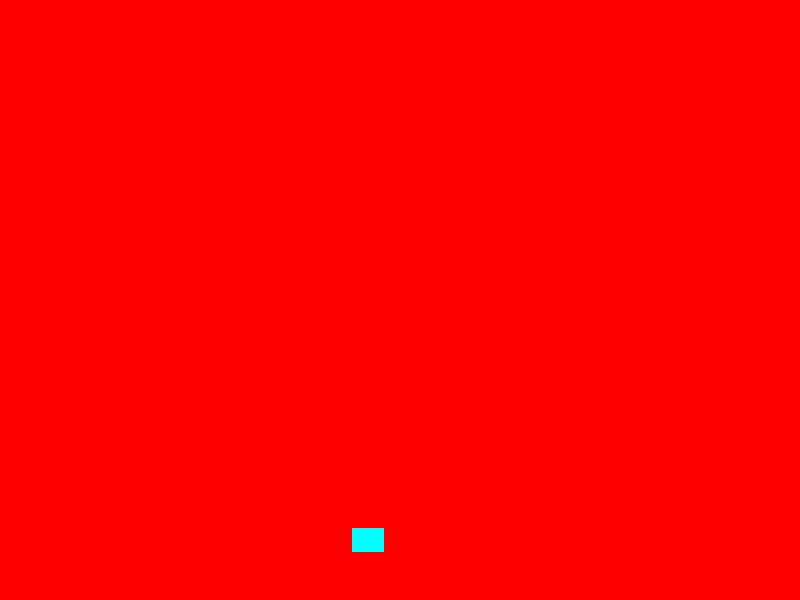
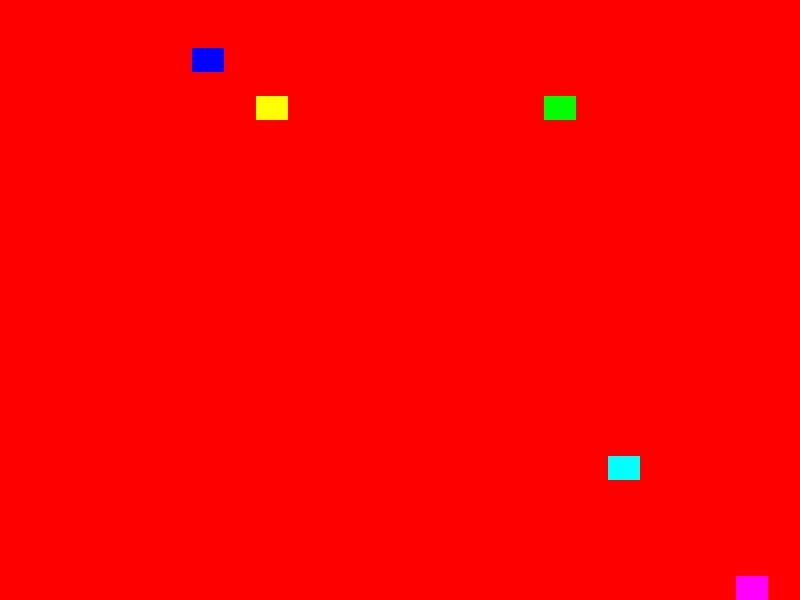
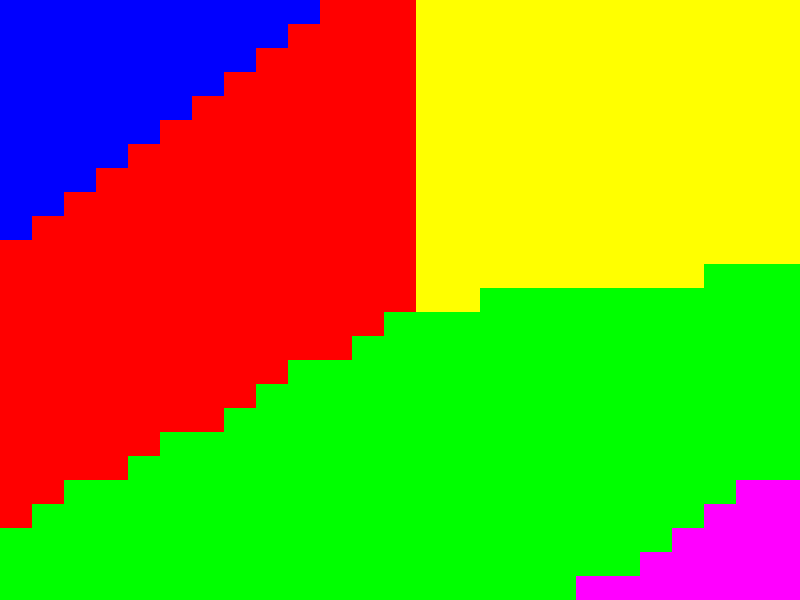
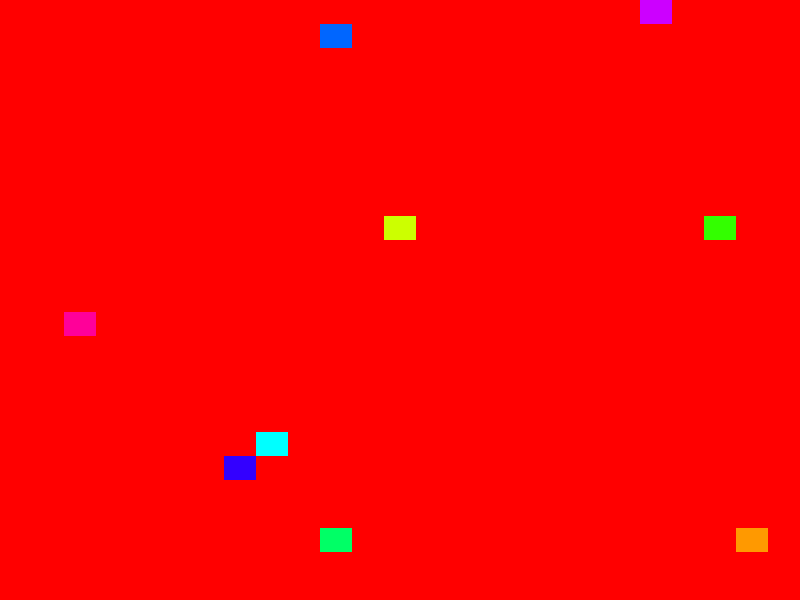
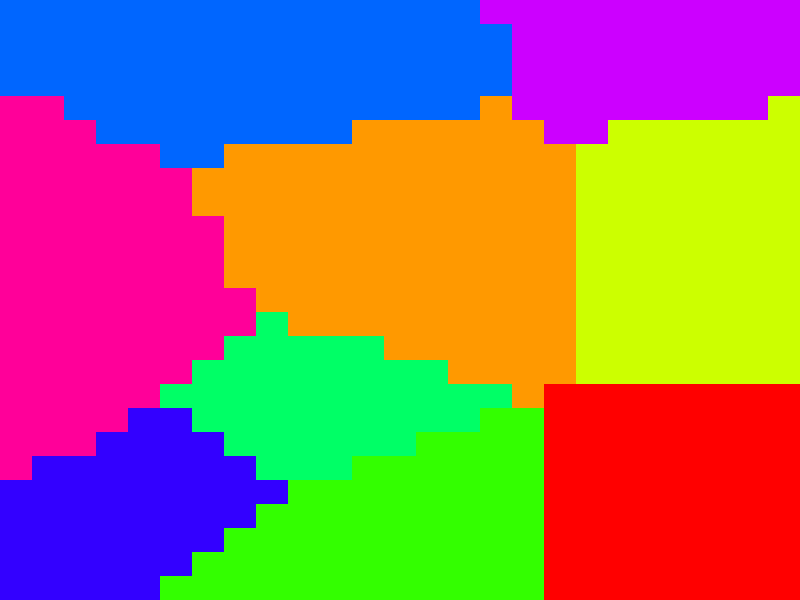
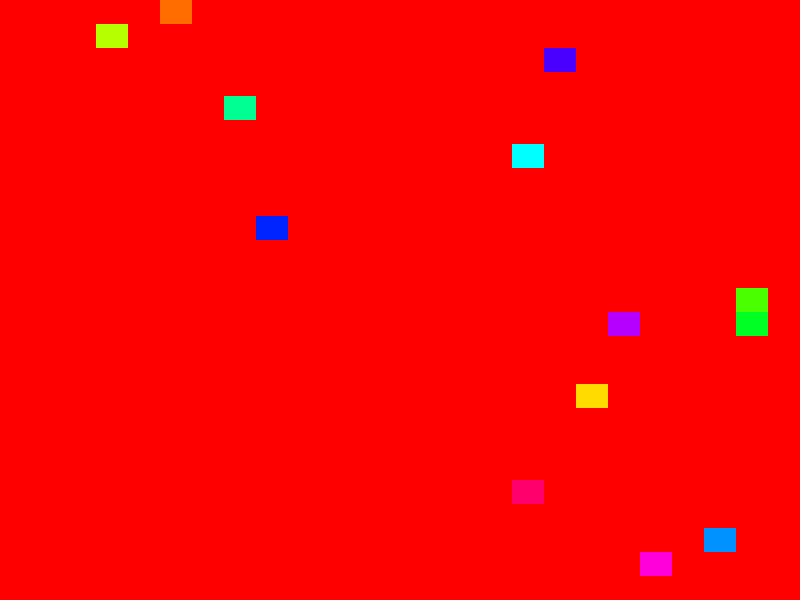
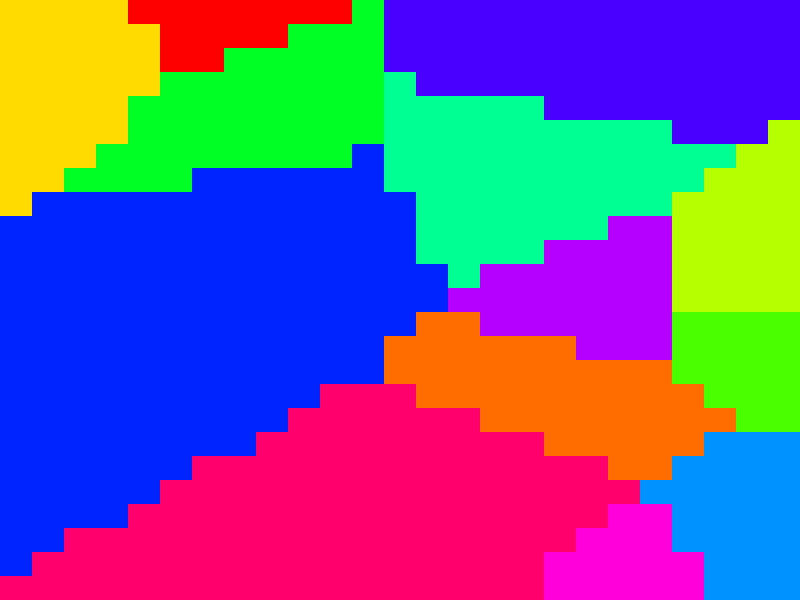
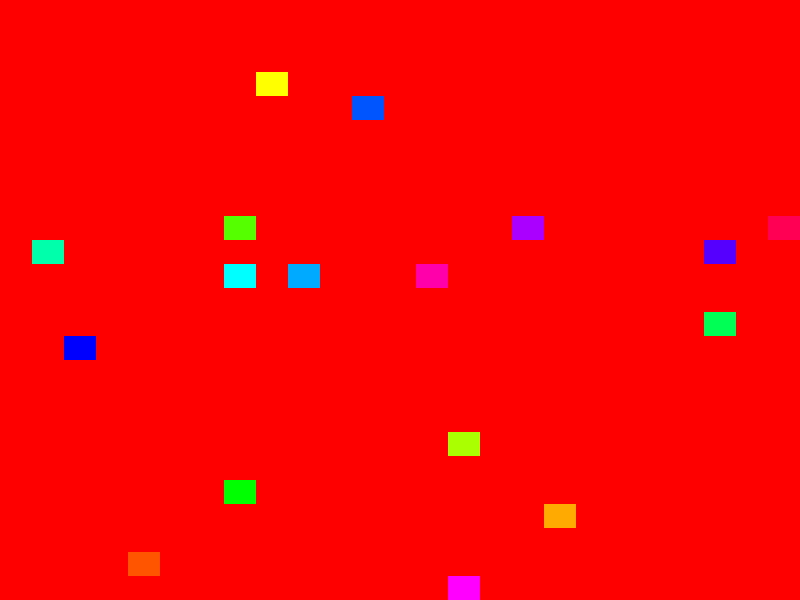

The R script that drew these images, in order:
n <-  25
numsem <- seq(1, 25, 4)

for (k in numsem) {
  zona <- matrix(rep(0, n * n), nrow = n, ncol = n)
  x <- rep(0, k) # ocupamos almacenar las coordenadas x de las semillas
  y <- rep(0, k) # igual como las coordenadas y de las semillas
  
  for (semilla in 1:k) {
    while (TRUE) { #hasta que hallamos una posicion vacia para la semilla
      fila <- sample(1:n, 1)
      columna <- sample(1:n, 1)
      if (zona[fila, columna] == 0){
        zona[fila, columna] = semilla
        x[semilla] <- columna
        y[semilla] <- fila
        break
      }
    }
  }
  
  celda <- function(pos){
    fila <- floor((pos - 1) / n) + 1
    columna <- ((pos - 1) %% n) + 1
    if (zona[fila, columna] > 0){ #es una semilla
      return(zona[fila, columna])
    } else{
      cercano <- NULL #sin valor por el momento
      menor <- n * sqrt(2) #mayor posible para comenzar la busqueda
      for (semilla in 1:k){
        dx <- columna - x[semilla]
        dy <- fila - y[semilla]
        dist <- sqrt(dx^2 + dy^2)
        if (dist < menor){
          cercano <- semilla
          menor <- dist
        }
      }
      return(cercano)
    }
  }
  
  celdas <- sapply(1:(n * n), function(p) celda(p))
  voronoi <- matrix(celdas, nrow = n, ncol = n, byrow=TRUE)
  rotate <- function(x) t(apply(x, 2, rev))
  sem=paste("p4s", "-", k, ".png", sep="")
  png(sem)
  par(mar = c(0,0,0,0))
  image(rotate(zona), col=rainbow(k+1), xaxt='n', yaxt='n')
  graphics.off()
  cel=paste("p4c", "-", k, ".png", sep="")
  png(cel)
  par(mar = c(0,0,0,0))
  image(rotate(voronoi), col=rainbow(k+1), xaxt='n', yaxt='n')
  graphics.off()
}